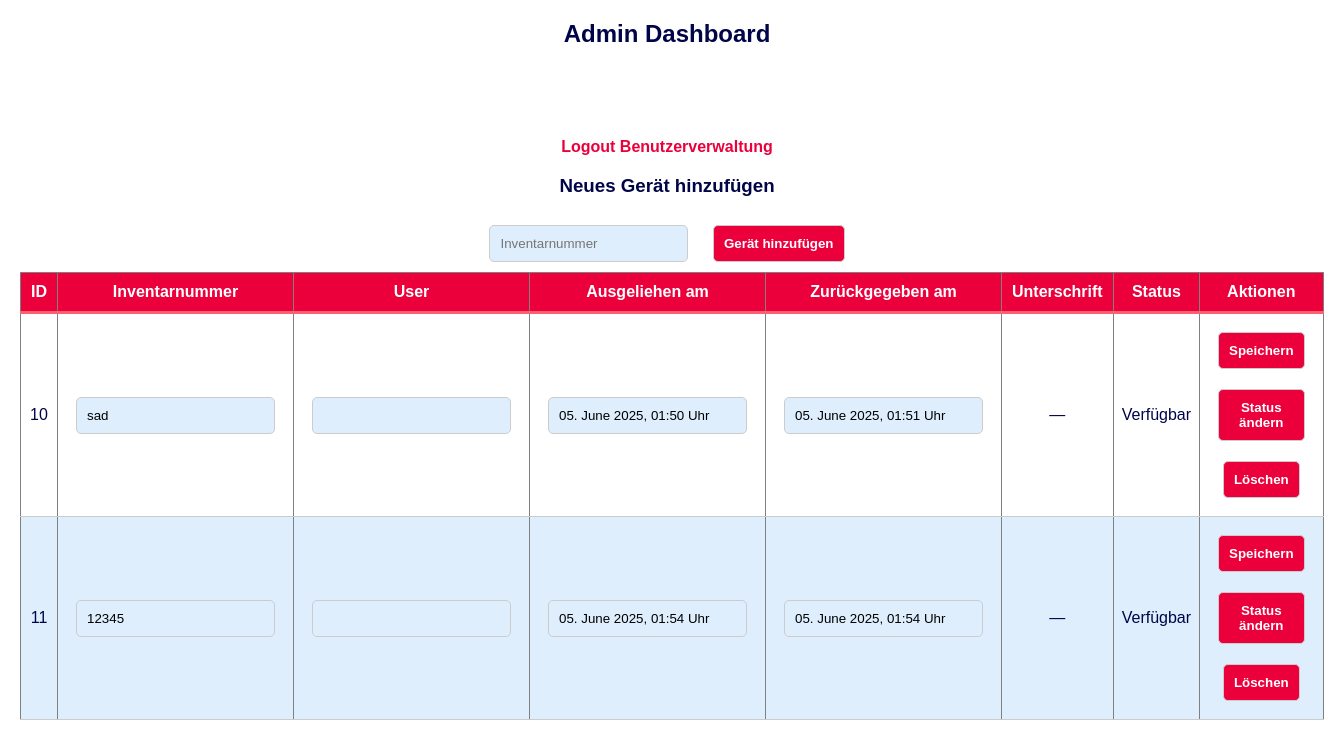
The page /admin (signed in) on the database its author committed.
### tables this page shows
CREATE TABLE devices (
        id INTEGER PRIMARY KEY AUTOINCREMENT,
        inventory_number TEXT UNIQUE NOT NULL,
        user TEXT,
        checked_out_at TEXT,
        checked_in_at TEXT,
        signature TEXT
    );

### App.py (the view)
@app.route('/admin')
@admin_required
def admin_area():
    conn = get_db_connection()
    cursor = conn.execute("SELECT * FROM devices")
    devices = [dict(row) for row in cursor.fetchall()]
    conn.close()
    for device in devices:
        device['checked_out_at'] = format_timestamp(device['checked_out_at'])
        device['checked_in_at'] = format_timestamp(device['checked_in_at'])
    return render_template('admin.html', devices=devices)

### App.py (called while the page is built)
def get_db_connection():
    conn = sqlite3.connect(DB_PATH)
    conn.row_factory = sqlite3.Row
    return conn

def format_timestamp(timestamp):
    if timestamp:
        try:
            dt = datetime.fromisoformat(timestamp)
            return dt.strftime("%d. %B %Y, %H:%M Uhr")
        except ValueError:
            return timestamp
    return "-"

def admin_required(f):
    @wraps(f)
    def decorated_function(*args, **kwargs):
        if 'username' not in session or session.get('role') != 'admin':
            flash("Admin Rechte benötigt!")
            return redirect(url_for('login'))
        return f(*args, **kwargs)
    return decorated_function

### templates/admin.html (shortened to what this page needs)
<!DOCTYPE html>
<html lang="de">
<head>
    <link rel="stylesheet" href="{{ url_for('static', filename='styles.css') }}">
</head>
<body>
    <h2>Admin Dashboard</h2>
    <a href="{{ url_for('logout') }}">Logout</a>
    <a href="{{ url_for('admin_users') }}">Benutzerverwaltung</a>
    <h3>Neues Gerät hinzufügen</h3>
    <input type="text" id="new_inventory_number" placeholder="Inventarnummer">
    <button onclick="addDevice()">Gerät hinzufügen</button>
    <table id="adminTable" border="1">
        <thead>
            <tr>
                <th onclick="sortTable(0)">ID</th>
                <th onclick="sortTable(1)">Inventarnummer</th>
                <th onclick="sortTable(2)">User</th>
                <th onclick="sortTable(3)">Ausgeliehen am</th>
                <th onclick="sortTable(4)">Zurückgegeben am</th>
                <th>Unterschrift</th>
                <th onclick="sortTable(5)">Status</th>
                <th>Aktionen</th>
            </tr>
        </thead>
        <tbody>
            {% for device in devices %}
            <tr>
                <td>{{ device["id"] }}</td>
                <td><input type="text" id="inventory_number_{{ device['id'] }}" value="{{ device['inventory_number'] }}"></td>
                <td><input type="text" id="user_{{ device['id'] }}" value="{{ device['user'] if device['user'] else '' }}"></td>
                <td><input type="text" id="checked_out_at_{{ device['id'] }}" value="{{ device['checked_out_at'] }}"></td>
                <td><input type="text" id="checked_in_at_{{ device['id'] }}" value="{{ device['checked_in_at'] }}"></td>
                <td>{% if device['signature'] %}<img src="{{ device['signature'] }}" alt="Unterschrift" width="100">{% else %}—{% endif %}</td>
                <td id="status_{{ device['id'] }}">{{ "In Benutzung" if device['user'] else "Verfügbar" }}</td>
                <td>
                    <button onclick="updateDevice({{ device['id'] }})">Speichern</button>
                    <button onclick="toggleStatus({{ device['id'] }})">Status ändern</button>
                    <button onclick="deleteDevice({{ device['id'] }})">Löschen</button>
                </td>
            </tr>
            {% endfor %}
        </tbody>
    </table>
</body>
</html>

### static/styles.css (style rules this page uses)
body { font-family: Tahoma, sans-serif; background-color: #ffffff; color: #000548; text-align: center; margin: 20px; }
button { padding: 10px; margin: 10px; border-radius: 5px; border: 1px solid #ccc; background-color: #eb003c; color: white; font-weight: bold; font-family: Tahoma, sans-serif; cursor: pointer; }
input, select, datalist { padding: 10px; margin: 10px; border-radius: 5px; border: 1px solid #ccc; background-color: #deeefc; font-family: Tahoma, sans-serif; }
a { text-decoration: none; color: #eb003c; font-weight: bold; font-family: Tahoma, sans-serif; }
table { width: 80%; margin: auto; border-collapse: collapse; font-family: Tahoma, sans-serif; }
th { background-color: #eb003c; color: white; padding: 10px; border-bottom: 3px solid #ff606e; }
td { padding: 8px; border-bottom: 1px solid #ccc; }
tr:nth-child(even) { background-color: #deeefc; }

### rows shown on the page
devices: id "10", inventory_number "sad", checked_out_at "05. June 2025, 01:50 Uhr", checked_in_at "05. June 2025, 01:51 Uhr", user "Verfügbar"
devices: id "11", inventory_number "12345", checked_out_at "05. June 2025, 01:54 Uhr", checked_in_at "05. June 2025, 01:54 Uhr", user "Verfügbar"
